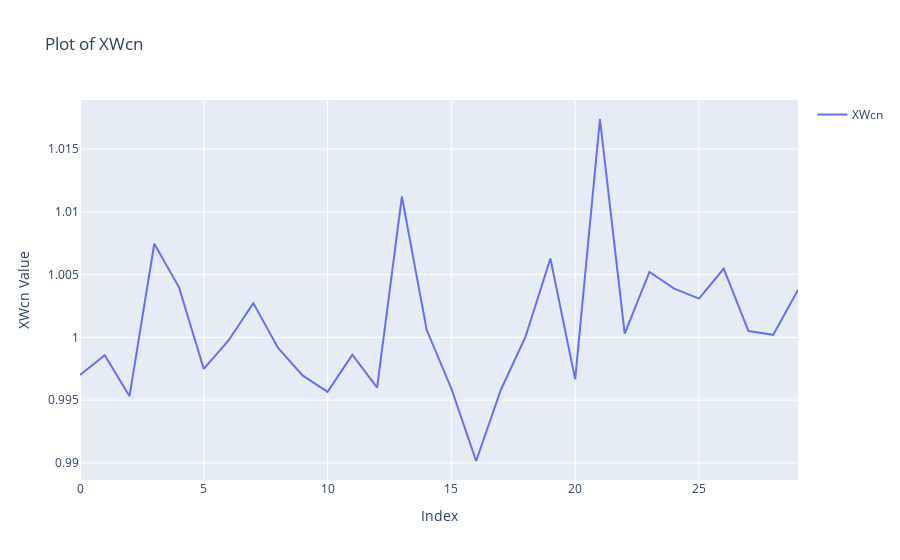
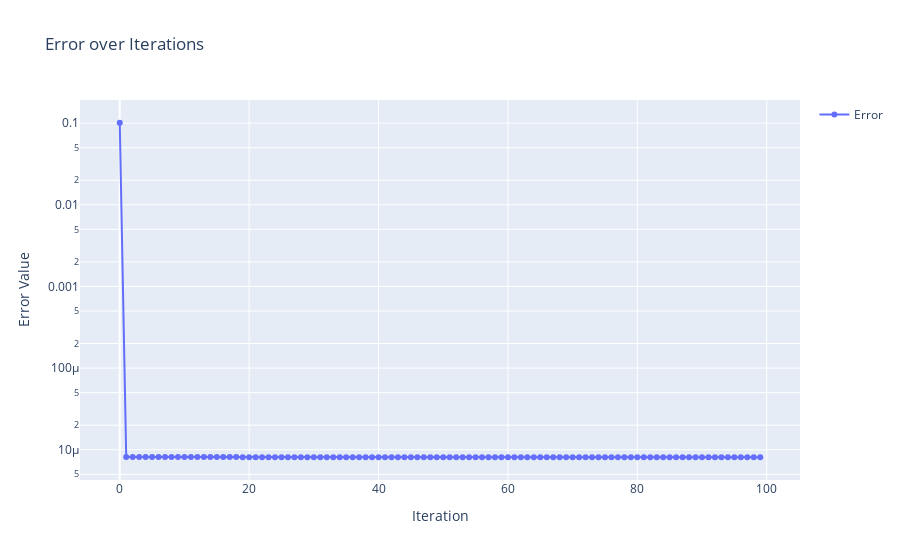

These figures' notebook cell, in order:
### Markdown cell above
minimizing wcw

### Code cell
import numpy as np
import plotly.graph_objects as go

# Assuming HSI_train, HSI_test, and gradient_descent_with_simplex_projection are defined

# Calculate covariance matrix
cov = np.cov(HSI_train, bias=False)

C = cov
w_init = np.zeros(HSI_test[:, 0].shape)
Wcn, k, e,variances = gradient_descent_with_simplex_projection(C, w_init, learning_rate=0.01, num_iters=100)

# Print results
print(Wcn)
print("Number of iterations:", k)
print(Wcn.shape)
print(HSI_test.shape)
print(Wcn.shape)

# Compute XWcn
XWcn = HSI_test.T @ Wcn

# Plot the first figure (XWcn)
fig1 = go.Figure()
fig1.add_trace(go.Scatter(y=XWcn, mode='lines', name='XWcn'))
fig1.update_layout(title='Plot of XWcn',
                   xaxis_title='Index',
                   yaxis_title='XWcn Value',
                   showlegend=True)
fig1.show()

# Plot the second figure (error over iterations)
fig2 = go.Figure()
fig2.add_trace(go.Scatter(x=list(range(0, k + 1)), y=e, mode='lines+markers', name='Error'))
fig2.update_layout(title='Error over Iterations',
                   xaxis_title='Iteration',
                   yaxis=dict(type='log'),
                   yaxis_title='Error Value',
                   showlegend=True)
fig2.show()

### Figure 1 — Plotly figure (JSON) as saved in the notebook; plotly's stock layout.template omitted (floating-point values rounded to 4 significant figures)
{"data": [{"mode": "lines", "name": "XWcn", "type": "scatter", "y": [0.997, 0.9986, 0.9953, 1.007, 1.004, 0.9975, 0.9998, 1.003, 0.9992, 0.997, 0.9957, 0.9986, 0.996, 1.011, 1.001, 0.9959, 0.9902, 0.9958, 1.0, 1.006, 0.9967, 1.017, 1.0, 1.005, 1.004, 1.003, 1.005, 1.001, 1.0, 1.004]}], "layout": {"showlegend": true, "title": {"text": "Plot of XWcn"}, "xaxis": {"title": {"text": "Index"}}, "yaxis": {"title": {"text": "XWcn Value"}}}}

### Figure 2 — Plotly figure (JSON) as saved in the notebook; plotly's stock layout.template omitted (floating-point values rounded to 4 significant figures)
{"data": [{"mode": "lines+markers", "name": "Error", "type": "scatter", "x": [0, 1, 2, 3, 4, 5, 6, 7, 8, 9, 10, 11, 12, 13, 14, 15, 16, 17, 18, 19, 20, 21, 22, 23, 24, 25, 26, 27, 28, 29, 30, 31, 32, 33, 34, 35, 36, 37, 38, 39, 40, 41, 42, 43, 44, 45, 46, 47, 48, 49, 50, 51, 52, 53, 54, 55, 56, 57, 58, 59, 60, 61, 62, 63, 64, 65, 66, 67, 68, 69, 70, 71, 72, 73, 74, 75, 76, 77, 78, 79, 80, 81, 82, 83, 84, 85, 86, 87, 88, 89, 90, 91, 92, 93, 94, 95, 96, 97, 98, 99], "y": [0.101, 8.126e-06, 8.125e-06, 8.125e-06, 8.125e-06, 8.124e-06, 8.124e-06, 8.123e-06, 8.123e-06, 8.123e-06, 8.122e-06, 8.122e-06, 8.122e-06, 8.121e-06, 8.121e-06, 8.121e-06, 8.12e-06, 8.12e-06, 8.12e-06, 8.119e-06, 8.119e-06, 8.118e-06, 8.118e-06, 8.118e-06, 8.117e-06, 8.117e-06, 8.117e-06, 8.116e-06, 8.116e-06, 8.116e-06, 8.115e-06, 8.115e-06, 8.115e-06, 8.114e-06, 8.114e-06, 8.114e-06, 8.113e-06, 8.113e-06, 8.112e-06, 8.112e-06, 8.112e-06, 8.111e-06, 8.111e-06, 8.111e-06, 8.11e-06, 8.11e-06, 8.11e-06, 8.109e-06, 8.109e-06, 8.109e-06, 8.108e-06, 8.108e-06, 8.107e-06, 8.107e-06, 8.107e-06, 8.106e-06, 8.106e-06, 8.106e-06, 8.105e-06, 8.105e-06, 8.105e-06, 8.104e-06, 8.104e-06, 8.104e-06, 8.103e-06, 8.103e-06, 8.102e-06, 8.102e-06, 8.102e-06, 8.101e-06, 8.101e-06, 8.101e-06, 8.1e-06, 8.1e-06, 8.1e-06, 8.099e-06, 8.099e-06, 8.099e-06, 8.098e-06, 8.098e-06, 8.098e-06, 8.097e-06, 8.097e-06, 8.096e-06, 8.096e-06, 8.096e-06, 8.095e-06, 8.095e-06, 8.095e-06, 8.094e-06, 8.094e-06, 8.094e-06, 8.093e-06, 8.093e-06, 8.093e-06, 8.092e-06, 8.092e-06, 8.091e-06, 8.091e-06, 8.091e-06]}], "layout": {"showlegend": true, "title": {"text": "Error over Iterations"}, "xaxis": {"title": {"text": "Iteration"}}, "yaxis": {"title": {"text": "Error Value"}, "type": "log"}}}
